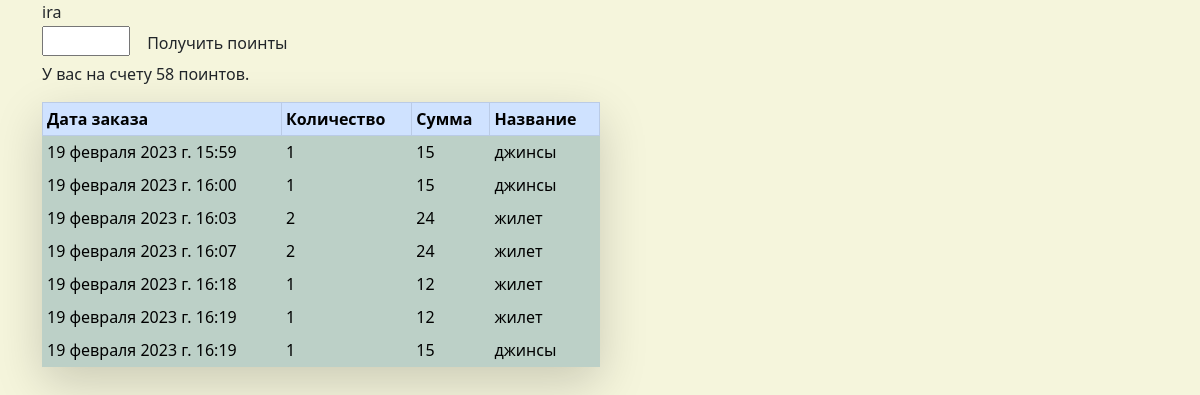
/profile/ (signed in), run on an earlier commit of the app's database.
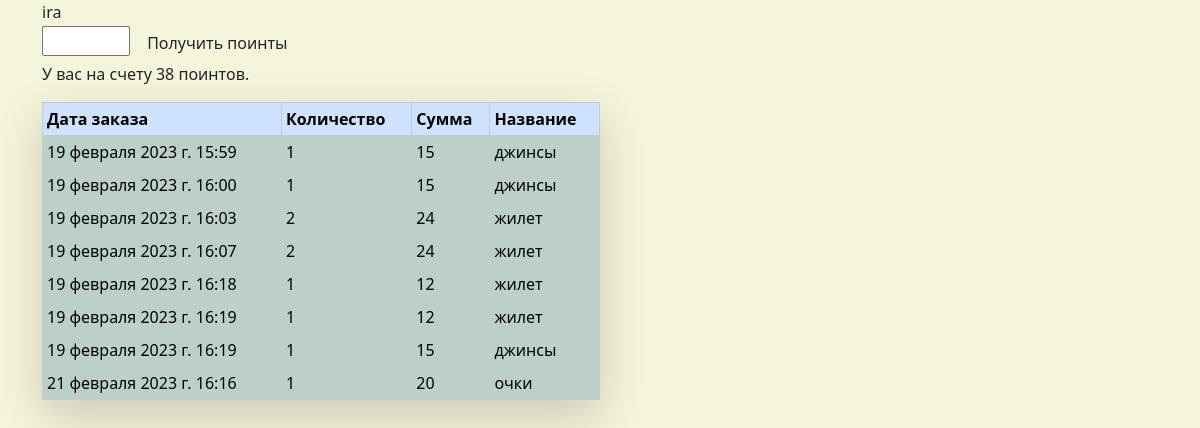
And on a later commit of the database.
### user/models.py (models this page shows)
class User(AbstractUser):
    phone = models.PositiveBigIntegerField(null=True, blank=True)
    points = models.SmallIntegerField(blank=True)
    class Meta:
        db_table = "user"

### store_app/models.py (models this page shows, shortened)
class Order(models.Model):
    order_count = models.IntegerField(20)
    order_sum = models.IntegerField(20)
    order_datetime = models.DateTimeField(default=datetime.now())
    user = models.ForeignKey("user.User", on_delete=models.SET_NULL, null=True)
    product = models.ForeignKey(Product, on_delete=models.SET_NULL, null=True)
    class Meta:
        verbose_name = 'Заказ'
        verbose_name_plural = 'Заказы'

class Product(models.Model):
    name = models.CharField(max_length=60)
    count = models.IntegerField(verbose_name="кол-во")
    cost = models.IntegerField(verbose_name="стоимость")
    class Meta:
        verbose_name = 'Товар'
        verbose_name_plural = 'Товары'

### store_app/views.py (the view, shortened to what this page needs)
# urls.py: path("profile/", views.Profile.as_view(), name="profile"),
@method_decorator(login_required, name="dispatch")
class Profile(View):
    def get(self, request):
        user = request.user
        user_order = Order.objects.filter(user=user)
        return render(request, "profile.html", {"user_order": user_order})

### templates/profile.html (shortened to what this page needs)
{% extends 'base.html' %}
{% block content %}
<head>
    {% block title %} {{ user.username }} {% endblock %}
        </head>
        <body>
        <form method="post" action="{% url "profile" %}">
            <input name="id_ticket" type="number" max="51" min="32">
            <button type="submit" class="btn btn success">Получить поинты</button>
        </form>
         <p>У вас на счету {{user.points}} поинтов.</p>
     <table style="width: 50%"
               class="table table-primary table-striped table-bordered table-sm table-hover shadow-lg p-3 mb-5 bg-body rounded">
            <thead>
            <tr style="position: center">
                <th scope="col">Дата заказа</th>
                <th scope="col">Количество</th>
                <th scope="col">Сумма</th>
                <th scope="col">Название</th>
            </tr>
            </thead>
            <tbody>
            {% for elem in user_order %}
                <tr class="table table-success table-active">
                    <td> {{ elem.order_datetime }}</td>
                    <td>{{ elem.order_count  }}</td>
                    <td> {{ elem.order_sum }}</td>
                    <td> {{ elem.product.name }} </td>
                </tr>
            {% endfor %}
            </tbody>
        </table>
</body>
</html>
{% endblock %}

### templates/base.html (shortened to what this page needs)
<!DOCTYPE html>
<html lang="en">
<head>
    <link rel="stylesheet">
    <link href="https://cdn.jsdelivr.net/npm/bootstrap@5.3.0-alpha1/dist/css/bootstrap.min.css" rel="stylesheet"
>
</head>
<body style="background-color: beige">
<div class="container">
{% block content %}{% endblock %}
</body>
</html>

### templates/profile.html (style rules this page uses)
table { width: 100%; background: white; color: white; border-spacing: 1px; }
td, th { background: grey; padding: 5px; }

What changed in the data, as far as the page shows it:
changed User "ira": points "58" → "38"
added Order: order_datetime "21 февраля 2023 г. 16:16", order_count "1", order_sum "20", product.name "очки"
